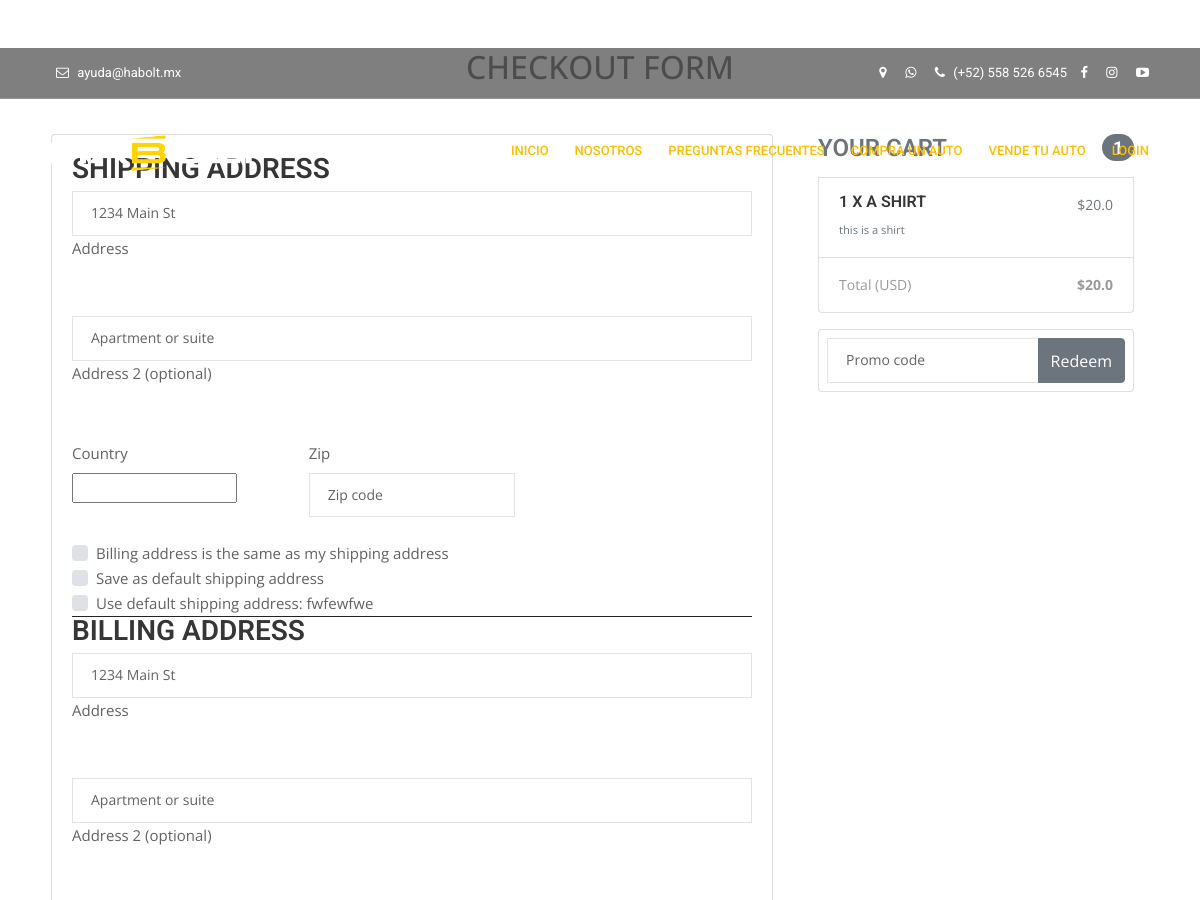
The page /checkout/ (signed in, upper part) on the database as committed earlier.
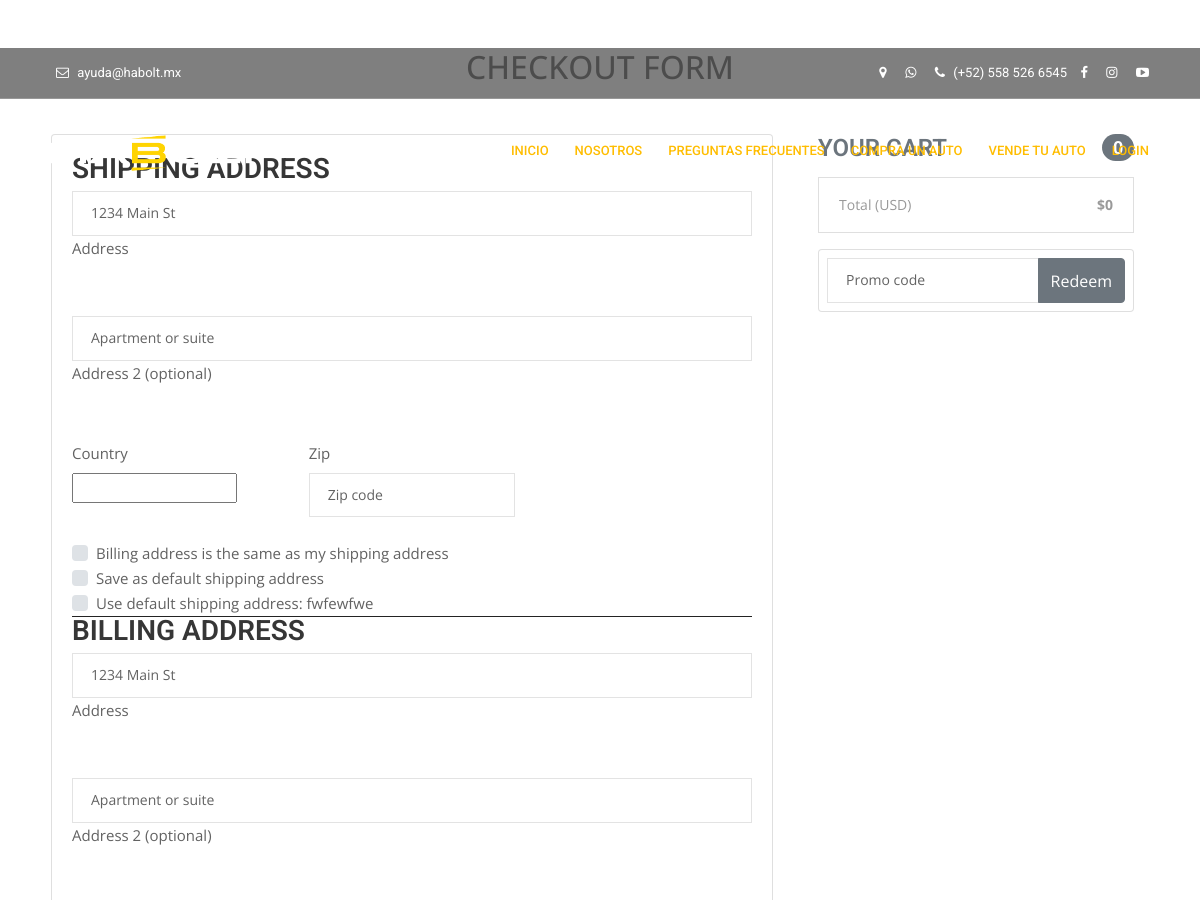
The same page on the database as committed later.
### core/models.py (models this page shows, shortened)
class Address(models.Model):
    user = models.ForeignKey(settings.AUTH_USER_MODEL,
                             on_delete=models.CASCADE)
    street_address = models.CharField(max_length=100)
    apartment_address = models.CharField(max_length=100)
    country = CountryField(multiple=False)
    zip = models.CharField(max_length=100)
    address_type = models.CharField(max_length=1, choices=ADDRESS_CHOICES)
    default = models.BooleanField(default=False)
    class Meta:
        verbose_name_plural = 'Addresses'

class Order(models.Model):
    user = models.ForeignKey(settings.AUTH_USER_MODEL,
                             on_delete=models.CASCADE)
    ref_code = models.CharField(max_length=20, blank=True, null=True)
    items = models.ManyToManyField(OrderItem)
    start_date = models.DateTimeField(auto_now_add=True)
    ordered_date = models.DateTimeField()
    ordered = models.BooleanField(default=False)
    shipping_address = models.ForeignKey(
        'Address', related_name='shipping_address', on_delete=models.SET_NULL, blank=True, null=True)
    billing_address = models.ForeignKey(
        'Address', related_name='billing_address', on_delete=models.SET_NULL, blank=True, null=True)
    payment = models.ForeignKey(
        'Payment', on_delete=models.SET_NULL, blank=True, null=True)
    coupon = models.ForeignKey(
        'Coupon', on_delete=models.SET_NULL, blank=True, null=True)
    being_delivered = models.BooleanField(default=False)
    received = models.BooleanField(default=False)
    refund_requested = models.BooleanField(default=False)
    refund_granted = models.BooleanField(default=False)
    '''
    1. Item added to cart
    2. Adding a billing address
    (Failed checkout)
    3. Payment
    (Preprocessing, processing, packaging etc.)
    4. Being delivered
    5. Received
    6. Refunds
    '''
    def get_total(self):
        total = 0
        for order_item in self.items.all():
            total += order_item.get_final_price()
        if self.coupon:
            total -= self.coupon.amount
        return total

class OrderItem(models.Model):
    user = models.ForeignKey(settings.AUTH_USER_MODEL,
                             on_delete=models.CASCADE)
    ordered = models.BooleanField(default=False)
    item = models.ForeignKey(Item, on_delete=models.CASCADE)
    quantity = models.IntegerField(default=1)
    def get_total_discount_item_price(self):
        return self.quantity * self.item.discount_price
    def get_final_price(self):
        if self.item.discount_price:
            return self.get_total_discount_item_price()
        return self.get_total_item_price()

class Item(models.Model):
    title = models.CharField(max_length=100)
    price = models.FloatField()
    discount_price = models.FloatField(blank=True, null=True)
    category = models.CharField(choices=CATEGORY_CHOICES, max_length=2)
    label = models.CharField(choices=LABEL_CHOICES, max_length=1)
    slug = models.SlugField()
    year = models.CharField(max_length=100, blank=True, null=True)
    marca = models.CharField(max_length=100, blank=True, null=True)
    km = models.CharField(max_length=100, blank=True, null=True)
    modelo = models.CharField(max_length=100, blank=True, null=True)
    version = models.CharField(max_length=150, blank=True, null=True)
    codigo = models.CharField(max_length=100, blank=True, null=True)
    tipo = models.CharField(max_length=100, blank=True, null=True)
    color = models.CharField(max_length=100, blank=True, null=True)
    cilindro = models.CharField(max_length=100, blank=True, null=True)
    transmision = models.CharField(max_length=100, blank=True, null=True)
    puertas = models.CharField(max_length=100, blank=True, null=True)
    pasajeros = models.CharField(max_length=100, blank=True, null=True)
    description = models.TextField()
    image = models.ImageField()

### core/views.py (the view, shortened to what this page needs)
# urls.py: path('checkout/', CheckoutView.as_view(), name='checkout'),
class CheckoutView(View):
    def get(self, *args, **kwargs):
        try:
            order = Order.objects.get(user=self.request.user, ordered=False)
            form = CheckoutForm()
            context = {
                'form': form,
                'couponform': CouponForm(),
                'order': order,
                'DISPLAY_COUPON_FORM': True
            }
            shipping_address_qs = Address.objects.filter(
                user=self.request.user,
                address_type='S',
                default=True
            )
            if shipping_address_qs.exists():
                context.update(
                    {'default_shipping_address': shipping_address_qs[0]})
            billing_address_qs = Address.objects.filter(
                user=self.request.user,
                address_type='B',
                default=True
            )
            if billing_address_qs.exists():
                context.update(
                    {'default_billing_address': billing_address_qs[0]})
            return render(self.request, "checkout.html", context)
        except ObjectDoesNotExist:
            messages.info(self.request, "You do not have an active order")
            return redirect("core:checkout")

### templates/checkout.html (shortened to what this page needs)
{% extends "base.html" %}
{% load crispy_forms_tags %}
{% block content %}
  <main >
    <div class="container wow fadeIn">
      <h2 class="my-5 h2 text-center">Checkout form</h2>
      <div class="row">
        <div class="col-md-8 mb-4">
          <div class="card">
            <form method="POST" class="card-body">
              <h3>Shipping address</h3>
              <div class='hideable_shipping_form'>
                <div class="md-form mb-5">
                  <input type='text' placeholder='1234 Main St' id='shipping_address' name='shipping_address' class='form-control' />
                  <label for="shipping_address" class="">Address</label>
                </div>
                <div class="md-form mb-5">
                  <input type='text' placeholder='Apartment or suite' id='shipping_address2' name='shipping_address2' class='form-control' />
                  <label for="shipping_address2" class="">Address 2 (optional)</label>
                </div>
                <div class="row">
                  <div class="col-lg-4 col-md-12 mb-4">
                    <label for="country">Country</label>
                    {{ form.shipping_country }}
                  </div>
                  <div class="col-lg-4 col-md-6 mb-4">
                    <label for="shipping_zip">Zip</label>
                    <input type='text' placeholder='Zip code' id='shipping_zip' name='shipping_zip' class='form-control' />
                  </div>
                </div>
                <div class="custom-control custom-checkbox">
                  <label class="custom-control-label" for="same_billing_address">Billing address is the same as my shipping address</label>
                </div>
                <div class="custom-control custom-checkbox">
                  <label class="custom-control-label" for="set_default_shipping">Save as default shipping address</label>
                </div>
              </div>
              {% if default_shipping_address %}
              <div class="custom-control custom-checkbox">
                <label class="custom-control-label" for="use_default_shipping">Use default shipping address: {{ default_shipping_address.street_address|truncatechars:10 }}</label>
              </div>
              {% endif %}
              <hr>
              <h3>Billing address</h3>
              <div class='hideable_billing_form'>
                <div class="md-form mb-5">
                  <input type='text' placeholder='1234 Main St' id='billing_address' name='billing_address' class='form-control' />
                  <label for="billing_address" class="">Address</label>
                </div>
                <div class="md-form mb-5">
                  <input type='text' placeholder='Apartment or suite' id='billing_address2' name='billing_address2' class='form-control' />
                  <label for="billing_address2" class="">Address 2 (optional)</label>
                </div>
              </div>
            </form>
          </div>
        </div>
        <div class="col-md-4 mb-4">
          {% include "order_snippet.html" %}
        </div>
      </div>
    </div>
  </main>
{% endblock content %}

### templates/base.html (shortened to what this page needs)
{% load static %}
<!DOCTYPE html>
<html lang="en">
<head>
  <link rel="stylesheet" type="text/css" href="{% static 'css/bootstrap.min.css' %}" />
  <link rel="stylesheet" type="text/css" href="{% static 'css/flaticon.css' %}" />
  <link rel="stylesheet" type="text/css" href="{% static 'css/mega-menu/mega_menu.css' %}" />
  <link rel="stylesheet" type="text/css" href="{% static 'css/font-awesome.min.css' %}" />
  <link rel="stylesheet" type="text/css" href="{% static 'css/owl-carousel/owl.carousel.css' %}" />
  <link rel="stylesheet" type="text/css" href="{% static 'revolution/css/settings.css' %}">
  <link rel="stylesheet" type="text/css" href="{% static 'css/magnific-popup/magnific-popup.css' %}">
  <link rel="stylesheet" type="text/css" href="{% static 'css/style.css' %}" />
  <link rel="stylesheet" type="text/css" href="{% static 'css/responsive.css' %}" />
</head>
<body>
  {% include "navbar.html" %}
  {% block content %}
  {% endblock content %}
</body>
</html>

### templates/navbar.html
{% load static %}
{% load cart_template_tags %}
<header id="header" class="defualt">
  <div class="topbar">
    <div class="container">
      <div class="row">
        <div class="col-lg-6 col-md-12">
          <div class="topbar-left text-lg-left text-center">
            <ul class="list-inline">
              <li> <i class="fa fa-envelope-o"> </i> ayuda@habolt.mx</li>
            </ul>
          </div>
        </div>
        <div class="col-lg-6 col-md-12">
          <div class="topbar-right text-lg-right text-center">
            <ul class="list-inline">
              <li> <a
                  href="https://www.google.com/maps/place/Habolt/@19.3520659,-99.305002,15.88z/data=!4m8!1m2!2m1!1shabolt!3m4!1s0x0:0x887fa13390e8396d!8m2!3d19.3496702!4d-99.303773">
                  <i class="fa fa-map-marker"></i> </a></li>
              <li> <a
                  href="https://web.whatsapp.com/send?phone=5215531779640&text=Hola%20estoy%20interesado%20en%20comprar%20/%20vender%20un%20auto.">
                  <i class="fa fa-whatsapp"></i> </a></li>
              <li> <i class="fa fa-phone"></i> (+52) 558 526 6545</li>
              <li><a href="https://www.facebook.com/haboltmx/"><i class="fa fa-facebook"></i></a></li>
              <li><a href="https://www.instagram.com/mxhabolt/?hl=es-la"><i class="fa fa-instagram"></i></a></li>
              <li><a href="https://www.youtube.com/channel/UCwKoxeACEVEFooI9NaW0jHQ?view_as=subscriber"><i
                    class="fa fa-youtube-play"></i></a></li>
            </ul>
          </div>
        </div>
      </div>
    </div>
  </div>
  <div class="menu">
    <nav id="menu" class="mega-menu">
      <section class="menu-list-items">
        <div class="container">
          <div class="row">
            <div class="col-md-12">
              <ul class="menu-logo">
                <li>
                  <a href="{% url "core:home" %}"><img id="logo_img" src="{% static 'images/logo-light.png' %}"
                      alt="logo">
                  </a>
                </li>
              </ul>
              <ul class="menu-links">
                <li class="active"><a href="{% url "core:home" %}"> Inicio</a></li>
                <li class="active"><a href="{% url "core:nosotros" %}"> Nosotros</a></li>
                <li class="active"><a href="{% url "core:faq" %}"> Preguntas frecuentes</a></li>
                <li class="active"><a href="{% url "core:list" %}"> Compra un auto</a></li>
                <li class="active"><a href="{% url "core:vende" %}"> vende tu auto</a></li>
                <li class="active"><a href="javascript:void(0)"> login</a></li>
              </ul>
            </div>
          </div>
        </div>
      </section>
    </nav>
  </div>
</header>

### templates/order_snippet.html (shortened to what this page needs)
<div class="col-md-12 mb-4">
    <h4 class="d-flex justify-content-between align-items-center mb-3">
    <span class="text-muted">Your cart</span>
    <span class="badge badge-secondary badge-pill">{{ order.items.count }}</span>
    </h4>
    <ul class="list-group mb-3 z-depth-1">
    {% for order_item in order.items.all %}
    <li class="list-group-item d-flex justify-content-between lh-condensed">
        <div>
        <h6 class="my-0">{{ order_item.quantity }} x {{ order_item.item.title}}</h6>
        <small class="text-muted">{{ order_item.item.description}}</small>
        </div>
        <span class="text-muted">${{ order_item.get_final_price }}</span>
    </li>
    {% endfor %}
    <li class="list-group-item d-flex justify-content-between">
        <span>Total (USD)</span>
        <strong>${{ order.get_total }}</strong>
    </li>
    </ul>
    {% if DISPLAY_COUPON_FORM %}
    <form class="card p-2" action="{% url 'core:add-coupon' %}" method="POST">
        <div class="input-group">
            {{ couponform.code }}
            <div class="input-group-append">
            <button class="btn btn-secondary btn-md waves-effect m-0" type="submit">Redeem</button>
            </div>
        </div>
    </form>
    {% endif %}
</div>

### templates/footer.html (shortened to what this page needs)
{% load static %}

### templates/scripts.html (shortened to what this page needs)
{% load static %}

Rows that differ between the two databases and show on the page:
removed OrderItem: quantity "1", item "A SHIRT", item.description "this is a shirt", get_final_price "20.0"
computed for Order: items.count "1" → "0"; get_total "20.0" → "0"
